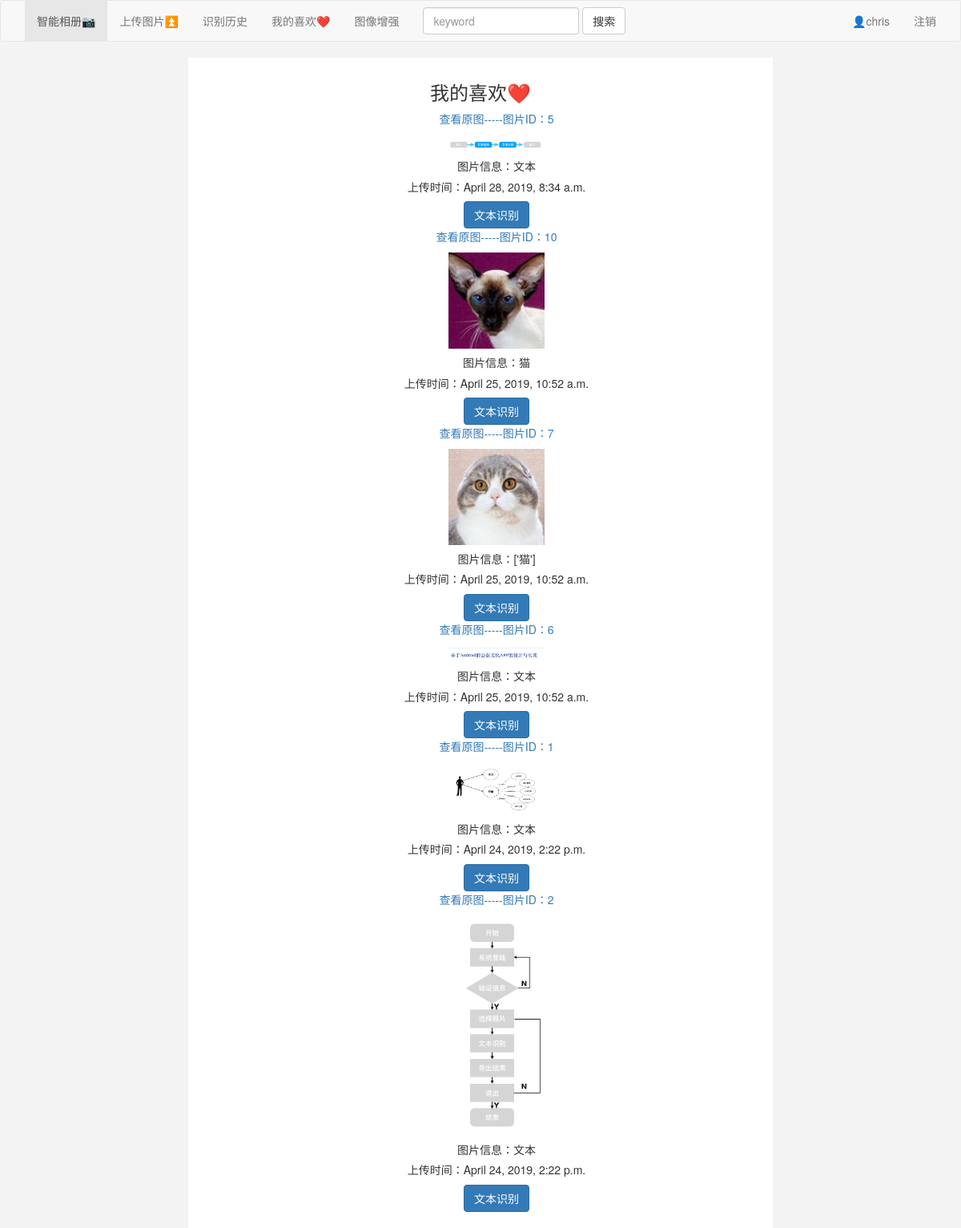
Page /ocr/favorite/ (signed in) on the committed database.
### ocr/models.py (models this page shows)
class Favorite(models.Model):
    user = models.ForeignKey(User, on_delete=models.CASCADE)
    image = models.ForeignKey(Image, on_delete=models.CASCADE)
    add_date = models.DateTimeField(auto_now=True)

class Image(models.Model):
    user = models.ForeignKey(User, on_delete=models.CASCADE)
    img_path = models.ImageField(upload_to='ocr/image/', blank=True, null=True, max_length=500)
    upload_date = models.DateTimeField(auto_now=True)
    tag = models.TextField()

### ocr/views.py (the view)
# urls.py: path('favorite/', views.favorite, name="favorite"),
@login_required(login_url='login')
def favorite(request):
    message = {}
    favorites = Favorite.objects.filter(user=request.user).order_by('-add_date')[:15]
    message['favorites'] = favorites
    return render(request, 'ocr/favorite.html', message)

### ocr/templates/ocr/favorite.html (shortened to what this page needs)
{% extends 'ocr/base.html' %}
{% block main %}
<div class="page-title">
{% load static %}
<h3 class="page-title"> 我的喜欢❤️ </h3>
{% if favorites %}
    <ul>
    {% for favorite in favorites %}
            <a href="/ocr/image/{{ favorite.image.id }}/">
            <p> 查看原图-----图片ID：{{favorite.image.id }} </p>
        </a>
                <img src="/static/media/{{ favorite.image.img_path }}" width="120" />
            <h5>
                图片信息：{{ favorite.image.tag }}
            </h5>
            <h5> 上传时间：{{ favorite.add_date }} </h5>
            <a href="{% url 'image' id=favorite.image.id %}">
                <button class="btn btn-primary">文本识别</button>
            </a>
    {% endfor %}
    </ul>
{% else %}
    <p> No result are available. </p>
{% endif %}
</div>
{% endblock %}

### ocr/templates/ocr/base.html (shortened to what this page needs)
<!DOCTYPE html>
<html lang="en">
<head>
    <link rel="stylesheet" href="https://cdn.jsdelivr.net/npm/bootstrap@3.3.7/dist/css/bootstrap.min.css"
>
    {% load static %}
    <link rel="stylesheet" type="text/css" href="{% static 'ocr/css/base.css' %}">
</head>
<body class="body">
    <nav class="navbar navbar-default">
        <div class="container-fluid">
          <div class="collapse navbar-collapse" id="bs-example-navbar-collapse-1">
            <ul class="nav navbar-nav">
                <li class="active">
                    <a href="{% url 'index' %}">
                        智能相册📷
                    </a>
                </li>
                <li><a href="{% url 'upload' %}">上传图片⏫</a></li>
                <li><a href="{% url 'history' %}">识别历史</a></li>
                <li><a href="{% url 'favorite' %}">我的喜欢❤️</a></li>
                <li><a href="">图像增强</a></li>
            </ul>
            <form class='navbar-form navbar-left' action="{% url 'search' %}", method="POST" enctype="multipart/form-data">
              <div class="form-group">
                  <input type="text" class="form-control" placeholder="keyword" name="keyword">
              </div>
              <button type="submit" class="btn btn-default">搜索</button>
            </form>
            <ul class="nav navbar-nav navbar-right">
                {% if user.is_authenticated %}
                    <li><a href="#">👤{{ user.username }}</a></li>
                    <li><a href="{% url 'logout' %}"> 注销 </a></li>
                {% else %}
                    <li><a href="{% url 'login' %}">登录</a></li>
                    <li><a href="{% url 'register' %}">注册</a> </li>
                {% endif %}
            </ul>
          </div>
        </div>
    </nav>
    <div class="main">
    {% block main %}
    {% endblock %}
    </div>
</body>
</html>

### ocr/static/ocr/css/base.css (style rules this page uses)
.body { background: #f3f3f3; }
.main { background: #fff; width: 730px; margin: 0 auto; overflow: hidden; padding: 10px; }
.page-title { text-align: center; }

### rows in the picture
Favorite: image.id "5", image.img_path (picture), image.tag "文本", add_date "April 28, 2019, 8:34 a.m."
Favorite: image.id "10", image.img_path (picture), image.tag "猫", add_date "April 25, 2019, 10:52 a.m."
Favorite: image.id "7", image.img_path (picture), image.tag "['猫']", add_date "April 25, 2019, 10:52 a.m."
Favorite: image.id "6", image.img_path (picture), image.tag "文本", add_date "April 25, 2019, 10:52 a.m."
Favorite: image.id "1", image.img_path (picture), image.tag "文本", add_date "April 24, 2019, 2:22 p.m."
Favorite: image.id "2", image.img_path (picture), image.tag "文本", add_date "April 24, 2019, 2:22 p.m."

### other values in the picture
{{ user.username }} "chris"
